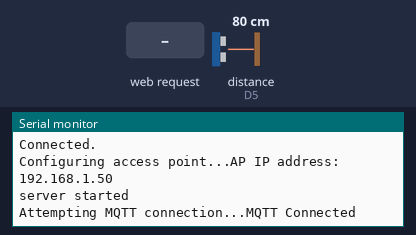
Recording of a sketch running on a simulated ESP8266 (NodeMCU). On the bench: the last lines printed to the serial monitor. Wiring (inferred from the names in the program): ultrasonic range finder: trigger D6; echo D5. Inputs (shaded band) come from the test bench; at power-on: distance to the obstacle (sensor on D5) 80 cm. The echo pulse lasts 58.3 µs per cm; WiFi joins after 1.5 s; servers stay silent unless stated; no MQTT or app messages arrive unless stated.

Above: at 3.7 s.
3.8 s: HTTP request GET /cmd received
At 6.2 s:
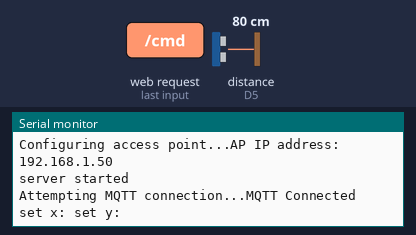
7.1 s: HTTP request GET /cmd?plain=1 received
At 9.2 s:
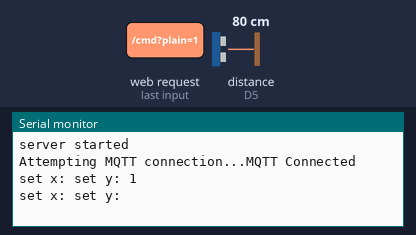

The sketch:

home-assistant-water-tank-level.ino
```cpp
#include "network.h"
#include "configuration.h"


// defines variables
long duration;
int distance;
int myArray[10];


void configUltrasonicSensor(){
  pinMode(pinTrig, OUTPUT); // Sets the trigPin as an Output
  pinMode(pinEcho, INPUT); // Sets the echoPin as an Input
}


void configWebServer(){
  server.on("/cmd", handleCmd);
  server.on("/status", handleStatus);
  server.begin(); //Start the server
  Serial.println("server started");
}

void setup() {
  Serial.begin(115200);

  configWifiManager();

  configOTA();

  configWebServer();

  configUltrasonicSensor();
}

void loop() {
//  if (WiFi.status() != WL_CONNECTED) {                                    // Reconnect if connection is lost
//    reconnectWifi();
//  } else
  if (!client.connected()) {
    reconnectMQTT();
  } else {
    client.loop();                                                        // Maintain MQTT connection
    delay(10);                                                            // MUST delay to allow ESP8266 WIFI functions to run
    server.handleClient();
    ArduinoOTA.handle();
  }

// Water tank lenght in cm
// water tank width in cm

  //284x150x144 -14

  int sensorHeightWater = 14;
  int lenght = 284;
  int width = 150;
  int height = 130;
  int fullTank = (lenght * width * height)/1000;
  int volume = 0;
  int percent;

  int distance = precisionSensorRead() - sensorHeightWater;
  if (height < distance || distance < 0) {                                                       //we don't want to display negative values
      distance = 0;
      volume = 0;
      percent = 0;
  } else {
      volume = (lenght * width * (height-distance)) / 1000;
      percent = ((float) volume / fullTank) * 100;
  }

  // Prints the distance on the Serial Monitor
//  Serial.print("Distance: ");
//  Serial.println(distance);
//  Serial.print("volume: ");
//  Serial.println(volume);
//  Serial.print("percent: ");
//  Serial.println(percent);


  publishData(volume,percent,distance);
   delay(2000);
}

int precisionSensorRead(){

  for (int i = 0; i < 10; i = i + 1) {
    myArray[i] = sensorRead();
    delay(1);
    //Serial.println(myArray[i]);
  }
  int count=0;
  int bigger = 0;
  int smaller = 9999999999999;
  for (int i = 0; i < 10; i = i + 1) {
    if(myArray[i] > bigger){
      bigger = myArray[i];
    }
    if(myArray[i] < smaller){
      bigger = myArray[i];
    }
  }
  int sum=0;
  for (int i = 0; i < 10; i = i + 1) {
    if(myArray[i] < bigger && myArray[i] > smaller){
      sum += myArray[i];
      count++;
    }

  }
  float total;

  if(sum != 0){
    total = (float)sum/count;
  } else{
    total = myArray[0];
  }

//  Serial.print("total: ");
//  Serial.println(total);
//  Serial.print("totalR: ");
//  Serial.println(round(total));
  return round(total);
}

int sensorRead(){
    // Clears the trigPin
  digitalWrite(pinTrig, LOW);
  delayMicroseconds(2);
  // Sets the trigPin on HIGH state for 10 micro seconds
  digitalWrite(pinTrig, HIGH);
  delayMicroseconds(12);
  digitalWrite(pinTrig, LOW);

  // Reads the echoPin, returns the sound wave travel time in microseconds
  duration = pulseIn(pinEcho, HIGH);
  // Calculating the distance
  distance= duration*0.034/2;

  return distance;
}


void publishData(int p_volume, int p_percent, int p_distanceInCm) {    // function called to publish the temperature and the humidity
  StaticJsonDocument < 200 > jsonDocument;                            // create a JSON object
  jsonDocument["volume"] = (String) p_volume;                         // INFO: the data must be converted into a string; a problem occurs when using floats...
  jsonDocument["percentage"] = (String) p_percent;
  jsonDocument["distanceInCm"] = (String) p_distanceInCm;
  //jsonDocument["distanceInFeet"] = (String) p_distanceinFeet;
  //jsonDocument["buildNumber"] = (String) p_buildNumber;
  char data[200];
  serializeJson(jsonDocument, data);
  client.publish(waterTankSensorMqtt, data, true);                        //Publishing data to MQTT server as Json
  yield();
}


void checkBody() {
  if (server.hasArg("plain") == false) { //Check if body received
    server.send(200, "text/plain", "Body not received");
    return;
  }
}


void handleCmd() {
  checkBody();

  StaticJsonDocument<200> doc;
  deserializeJson(doc, server.arg("plain"));


  int iSteps = doc["steps"];
  int velocity = doc["velocity"];
  bool iTrack = doc["track"];
  String path = doc["path"].as<String>();
  String sensor = doc["mode"].as<String>();

  Serial.println(server.arg("plain"));

  Serial.print("set x: ");
  //Serial.println(x);
  Serial.print("set y: ");
  //Serial.println(y);

  //server.send(200, "text/json", server.arg("plain"));
  server.send(200, "text/json");
}


void handleStatus(){
  server.send(200, "text/json");
}
```

network.cpp
```cpp
#include "network.h"


ESP8266WebServer server(80);

WiFiClient wifiClient;

/***************************************************
          MQTT Server Settings
***************************************************/
const char* mqtt_server = "192.168.31.55";            //MQTT server ip address
const int mqttPort = 1883;                            //MQTT broker port

const char* mqttUser = "mqtt";                        //MQTT broker username
const char* mqttPassword = "123456";                  //MQTT broker user password

char const * waterTankSensorMqtt = "/house/watersump/";
char const * deviceName = "WaterLevelSensor-" + ESP.getChipId();

void callback(char * topic, byte * payload, unsigned int length);

PubSubClient client(mqtt_server, mqttPort, callback, wifiClient);
/**************************************************/

void configOTA(){
  ArduinoOTA.onStart([]() {
    Serial.println("Inicio...");
  });
  ArduinoOTA.onEnd([]() {
    Serial.println("nFim!");
  });
  ArduinoOTA.onProgress([](unsigned int progress, unsigned int total) {
    Serial.printf("Progresso: %u%%r", (progress / (total / 100)));
  });
  ArduinoOTA.onError([](ota_error_t error) {
    Serial.printf("Erro [%u]: ", error);
    if (error == OTA_AUTH_ERROR) Serial.println("Autenticacao Falhou");
    else if (error == OTA_BEGIN_ERROR) Serial.println("Falha no Inicio");
    else if (error == OTA_CONNECT_ERROR) Serial.println("Falha na Conexao");
    else if (error == OTA_RECEIVE_ERROR) Serial.println("Falha na Recepcao");
    else if (error == OTA_END_ERROR) Serial.println("Falha no Fim");
  });
  ArduinoOTA.begin();
}


void configWifiManager(){
    WiFiManager wifiManager;
  //wifiManager.resetSettings();
  wifiManager.autoConnect(deviceName);
  // or use this for auto generated name ESP + ChipID
  //wifiManager.autoConnect();
  // if you get here you have connected to the WiFi
  Serial.println("Connected.");
  delay(1000);
  Serial.begin(115200);
  Serial.println();
  Serial.print("Configuring access point...");
  /* You can remove the password parameter if you want the AP to be open. */
  //WiFi.begin(ssid, password);
  while (WiFi.status() != WL_CONNECTED) {
    delay(500);
    Serial.print(".");
  }
  IPAddress myIP = WiFi.localIP();
  Serial.print("AP IP address: ");
  Serial.println(myIP);
}


String macToStr(const uint8_t * mac) {                                // Generate unique name from MAC addr
  String result;
  for (int i = 0; i < 6; ++i) {
    result += String(mac[i], 16);

    if (i < 5) {
      result += ':';
    }
  }
  return result;
}

void reconnectMQTT() {
  delay(1000);
  if (WiFi.status() == WL_CONNECTED) {                                // Make sure we are connected to WIFI before attemping to reconnect to MQTT
    while (!client.connected()) {                                     // Loop until we're reconnected to the MQTT server
      Serial.print("Attempting MQTT connection...");
      String clientName;                                              // Generate client name based on MAC address and last 8 bits of microsecond counter
      clientName += "esp8266-";
      uint8_t mac[6];
      WiFi.macAddress(mac);
      clientName += macToStr(mac);

      if (client.connect("ESP8266Client", mqttUser, mqttPassword)) {  // Delete "mqtt_username", and "mqtt_password" here if you are not using any
        Serial.println("MQTT Connected");
        //client.subscribe(firmwareUpdateTopic);                        // If connected, subscribe to the topic(s) we want to be notified about
        //client.subscribe(waterTankSensorMqtt);
        //client.publish("/house/watersump/Confirmfirmware/", "0");     // Sending message to MQTT server to turn off MQTT firmware upgrade button if its on
      } else {
        Serial.println("\tFailed.");
        abort();
      }
    }
  } else {
    Serial.println("Wifi is not connected");
  }
}

void callback(char * topic, byte * payload, unsigned int length) {
  String topicStr = topic;                                            // Convert topic to string to make it easier to work with
  Serial.println("Callback update.");
  Serial.print("Topic: ");
  Serial.println(topicStr);                                           // Note:  the "topic" value gets overwritten everytime it receives confirmation (callback) message from MQTT

  if (topicStr == "/house/watersump/firmware/") {
    Serial.print("Firmware update calling ");
    if (payload[0] == '1') {                                          // Turn the switch on if the payload is '1' and publish to the MQTT server a confirmation message
      Serial.print("Firmware switch on ");
      //checkforupdate();
    } else if (payload[0] == '0') {                                   // Turn the switch off if the payload is '0' and publish to the MQTT server a confirmation message
      Serial.print("Firmware switch off ");
    }
  } else {
    //publishData(volume, percent, distance, distanceinFeet, BUILD_NUMBER);
  }
}
```

network.h
```cpp
#ifndef network_h
#define network_h

#include <ArduinoOTA.h>
#include <ESP8266WebServer.h>
#include <WiFiManager.h>         // https://github.com/tzapu/WiFiManager
#include <PubSubClient.h>
#include <ESP8266WiFi.h>
#include <WiFiClient.h>
#include <ArduinoJson.h>


extern ESP8266WebServer server;

extern WiFiClient wifiClient;

/***************************************************
          MQTT Server Settings
***************************************************/
extern const char* mqtt_server;               //MQTT server ip address
extern const int mqttPort;                    //MQTT broker port
extern const char* mqttUser;                  //MQTT broker username
extern const char* mqttPassword;              //MQTT broker user password
extern char const * waterTankSensorMqtt;
extern char const * deviceName;

void callback(char * topic, byte * payload, unsigned int length);

extern PubSubClient client;
/**************************************************/


void configOTA();

void configWifiManager();

void reconnectMQTT();


#endif
```

configuration.h
```cpp
/***************************************************
          Sensor Pins Settings
 **************************************************/
const int pinEcho = D5;
const int pinTrig = D6;
/**************************************************/
```

Measured:
- after the input at 3.8 s, the serial monitor: prints a new line after 1.8 s (image 1)
- after the input at 7.1 s, the serial monitor: prints a new line after 0.60 s (image 2)
